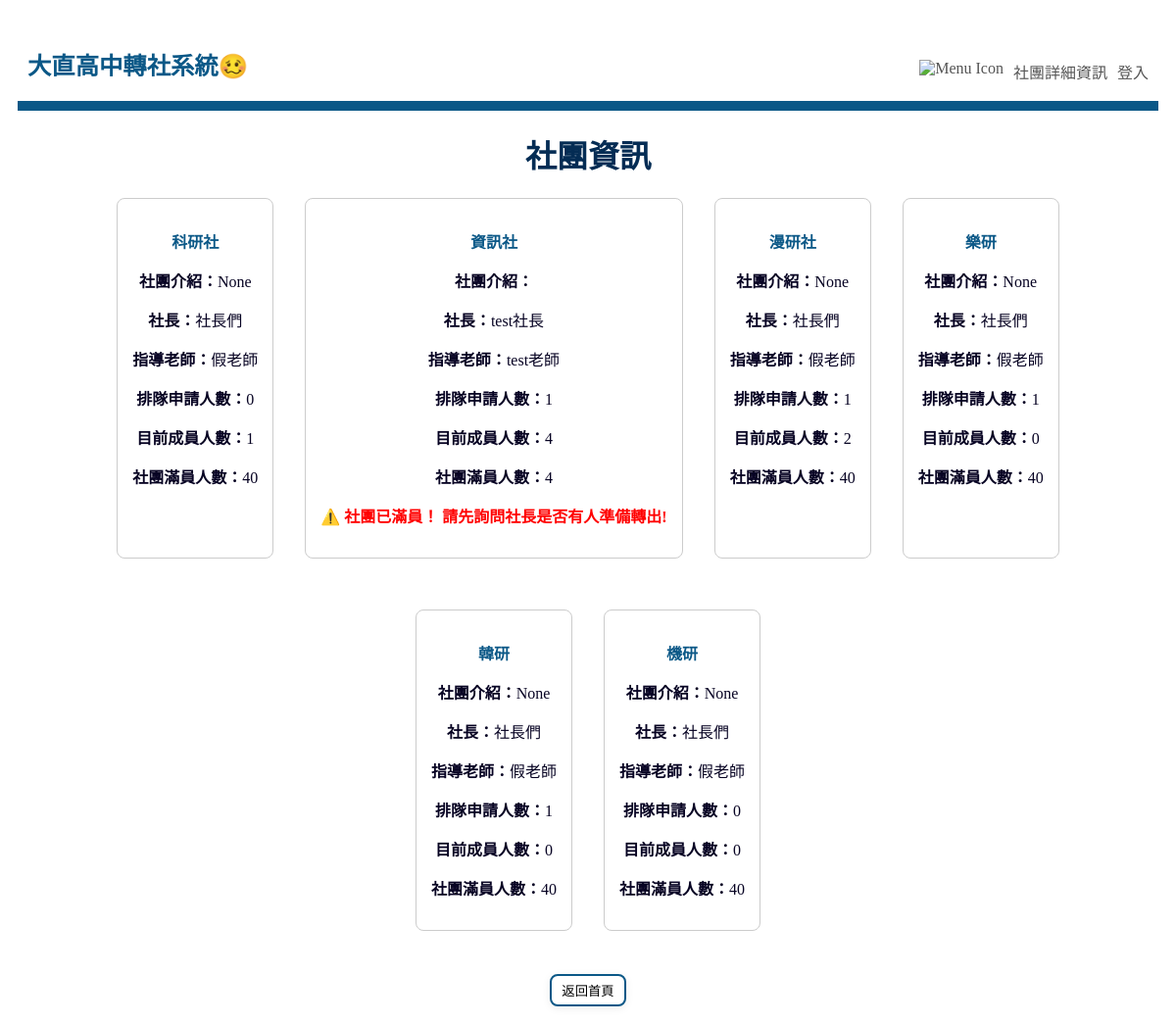
The page /transfer/detail/ on the database its author committed.
### transfer/models.py (models this page shows, shortened)
class Club(models.Model):
    name = models.CharField(max_length=100, unique=True, verbose_name="社團名稱")
    max_participants = models.IntegerField(verbose_name="人數上限")
    founder = models.ForeignKey(User, on_delete=models.SET_NULL, null = True,related_name='founded_clubs', verbose_name="社長")
    teacher = models.ForeignKey(User, on_delete=models.SET_NULL, null = True, related_name='taught_clubs', verbose_name="指導老師")
    description = models.TextField(max_length=200, unique=True, verbose_name="社團介紹", blank=True, null=True)

### transfer/views.py (the view)
# urls.py: path('detail/', views.detail, name='club_detail'),
def detail(request):
    clubs = Club.objects.all()
    return render(request, 'transfer/detail.html', {'clubs': clubs})

### transfer/templates/transfer/detail.html (shortened to what this page needs)
{% extends "base.html" %}
{% block main %}
    <body>
        <h1>社團資訊</h1>
        <nav class="info-list">
            {% for club in clubs %}
                <nav class="info" style="border: 1px solid #ccc; padding: 15px; margin-bottom: 20px; border-radius: 8px;">
                    <p style="color: #0b5887;"><strong>{{ club.name }}</strong></p>
                    <p><strong>社團介紹：</strong>{{ club.description }}</p>
                    <p><strong>社長：</strong>{{ club.founder.username }}</p>
                    <p><strong>指導老師：</strong>{{ club.teacher.username }}</p>
                    <p><strong>排隊申請人數：</strong>{{ club.incoming_requests.count }}</p>
                    <p><strong>目前成員人數：</strong>{{ club.members.count }}</p>
                    <p><strong>社團滿員人數：</strong>{{ club.max_participants }}</p>
                    {% if club.members.count >= club.max_participants %}
                        <p style="color: red; font-weight: bold;">⚠️ 社團已滿員！
                            請先詢問社長是否有人準備轉出!</p>
                    {% endif %}
                </nav>
            {% endfor %}
        </nav>
        <button class="bot"><a href="{% url 'index' %}">返回首頁</a></button>
    </body>
{% endblock %}

### static/style.css (style rules this page uses)
body { font-family: "Microsoft JhengHei", serif; background-color: #ffffff; color: #070323; padding: 10px; text-align: center; }
h1 { color: #042c54; }
a { color: #000000; text-decoration: none; }
.bot { background-color: #ffffff; border: 2px solid #0b5887; border-radius: 8px; padding: 5px 10px; box-shadow: 0 2px 8px rgba(0,0,0,0.08); transition: transform 0.15s; }
nav.info { border: 1px solid #ccc; padding: 15px; margin-bottom: 20px; border-radius: 8px; }
.info-list { display: flex; flex-wrap: wrap; gap: 32px; justify-content: center; margin-bottom: 24px; padding: 0 32px; background-color: #ffffff; }

### rows shown on the page
Club: name "科研社", description "None", founder.username "社長們", teacher.username "假老師", incoming_requests.count "0", members.count "1", max_participants "40"
Club: name "資訊社", founder.username "test社長", teacher.username "test老師", incoming_requests.count "1", members.count "4", max_participants "4", shows "⚠️ 社團已滿員！ 請先詢問社長是否有人準備轉出!"
Club: name "漫研社", description "None", founder.username "社長們", teacher.username "假老師", incoming_requests.count "1", members.count "2", max_participants "40"
Club: name "樂研", description "None", founder.username "社長們", teacher.username "假老師", incoming_requests.count "1", members.count "0", max_participants "40"
Club: name "韓研", description "None", founder.username "社長們", teacher.username "假老師", incoming_requests.count "1", members.count "0", max_participants "40"
Club: name "機研", description "None", founder.username "社長們", teacher.username "假老師", incoming_requests.count "0", members.count "0", max_participants "40"
